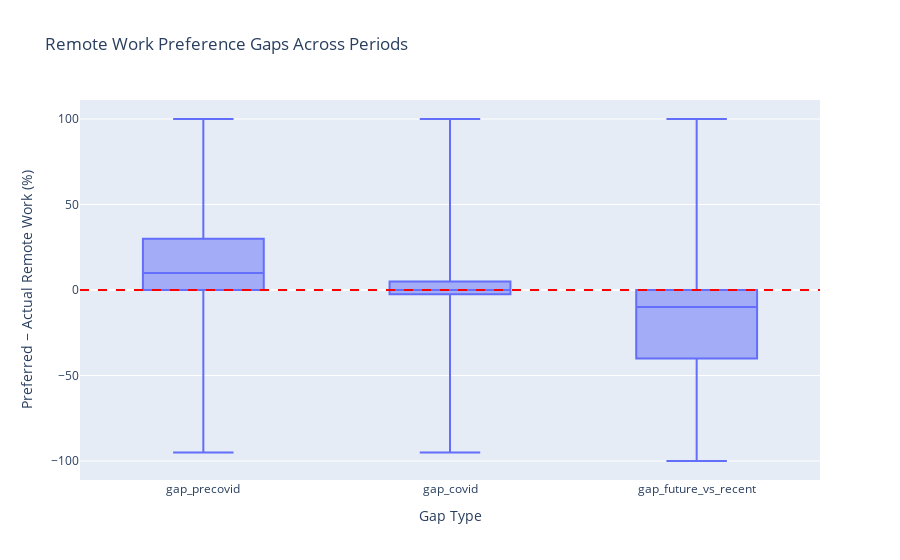

Notebook source saved alongside this figure:
### Code cell
gap_df = analysis_df.melt(
    value_vars=["gap_precovid", "gap_covid", "gap_future_vs_recent"],
    var_name="period_gap",
    value_name="gap"
)

fig = px.box(
    gap_df,
    x="period_gap",
    y="gap",
    points=False,
    title="Remote Work Preference Gaps Across Periods",
    labels={
        "period_gap": "Gap Type",
        "gap": "Preferred − Actual Remote Work (%)"
    }
)
fig.add_hline(y=0, line_dash="dash", line_color="red")
fig.show()

### Figure 1 — Plotly figure (JSON) as saved in the notebook; plotly's stock layout.template omitted (floating-point values rounded to 4 significant figures; data arrays with more than 128 entries replaced by an {"elided": "..."} marker saying what was removed)
{"data": [{"alignmentgroup": "True", "boxpoints": false, "hovertemplate": "Gap Type=%{x}<br>Preferred − Actual Remote Work (%)=%{y}<extra></extra>", "legendgroup": "", "marker": {"color": "#636efa"}, "name": "", "notched": false, "offsetgroup": "", "orientation": "v", "showlegend": false, "type": "box", "x": {"elided": "3756 str values"}, "x0": " ", "xaxis": "x", "y": {"elided": "3756 float values"}, "y0": " ", "yaxis": "y"}], "layout": {"boxmode": "group", "legend": {"tracegroupgap": 0}, "shapes": [{"line": {"color": "red", "dash": "dash"}, "type": "line", "x0": 0, "x1": 1, "xref": "x domain", "y0": 0, "y1": 0, "yref": "y"}], "title": {"text": "Remote Work Preference Gaps Across Periods"}, "xaxis": {"anchor": "y", "domain": [0, 1], "title": {"text": "Gap Type"}}, "yaxis": {"anchor": "x", "domain": [0, 1], "title": {"text": "Preferred − Actual Remote Work (%)"}}}}
